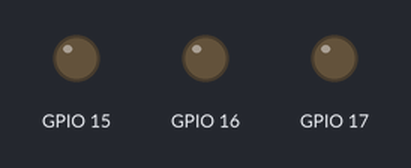
Bench run of a program on a simulated ESP32-S3. On the bench: output pins drawn as LEDs (lit = HIGH).

Above: at 0.1 s.
At 0.7 s:
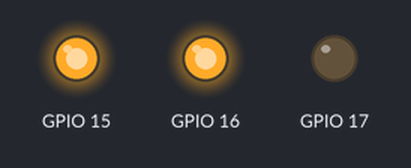
At 1.1 s:
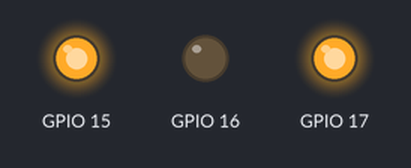
At 1.9 s:
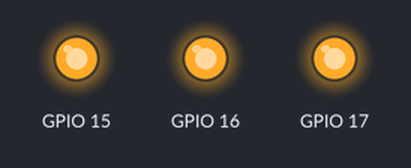
At 2.9 s:
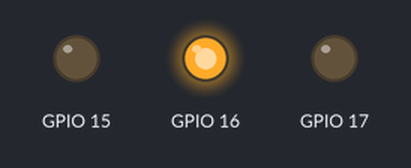
At 4.3 s:
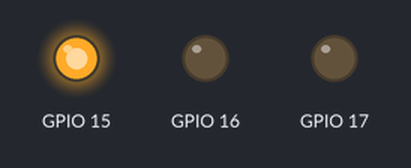
Timing chart, 0 to 4.6 s (numbered marks = the images above):
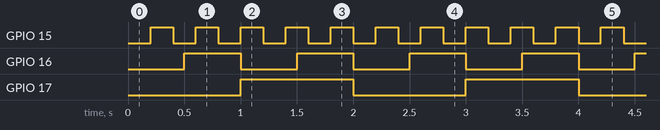

The program:

main.cpp
```cpp
// Завдання
// Керувати кількома незалежними процесами в одному loop() без блокування.
// Є 3 світлодіоди:
// LED1 блимає кожні 200 мс
// LED2 блимає кожні 500 мс
// LED3 блимає кожні 1000 мс
// Вимоги
// ❌ Заборонено використовувати delay()
// ❌ Заборонено використовувати while() для очікування часу у loop()
// ✅ Дозволено використовувати millis()

#include <Arduino.h>

struct Led
{
    uint8_t pin;
    uint32_t interval;
    uint32_t previous;
    bool state;
};

Led leds[] = {
    {15, 200, 0, false},
    {16, 500, 0, false},
    {17, 1000, 0, false},
};

void setup() {
    for (auto& led: leds) {
        pinMode(led.pin, OUTPUT);
        digitalWrite(led.pin, LOW);
    }
}

void loop() {
    const uint32_t now = millis();

    for (auto& led: leds) {
        if (now - led.previous >= led.interval) {
            led.previous = now;
            led.state = !led.state;
            digitalWrite(led.pin, led.state ? HIGH : LOW);
        }
    }
}
```

Measured:
- by itself, GPIO 15: alternates HIGH for 0.20 s and LOW for 0.20 s
- by itself, GPIO 16: alternates HIGH for 0.50 s and LOW for 0.50 s
- by itself, GPIO 17: alternates HIGH for 1.0 s and LOW for 1.0 s
